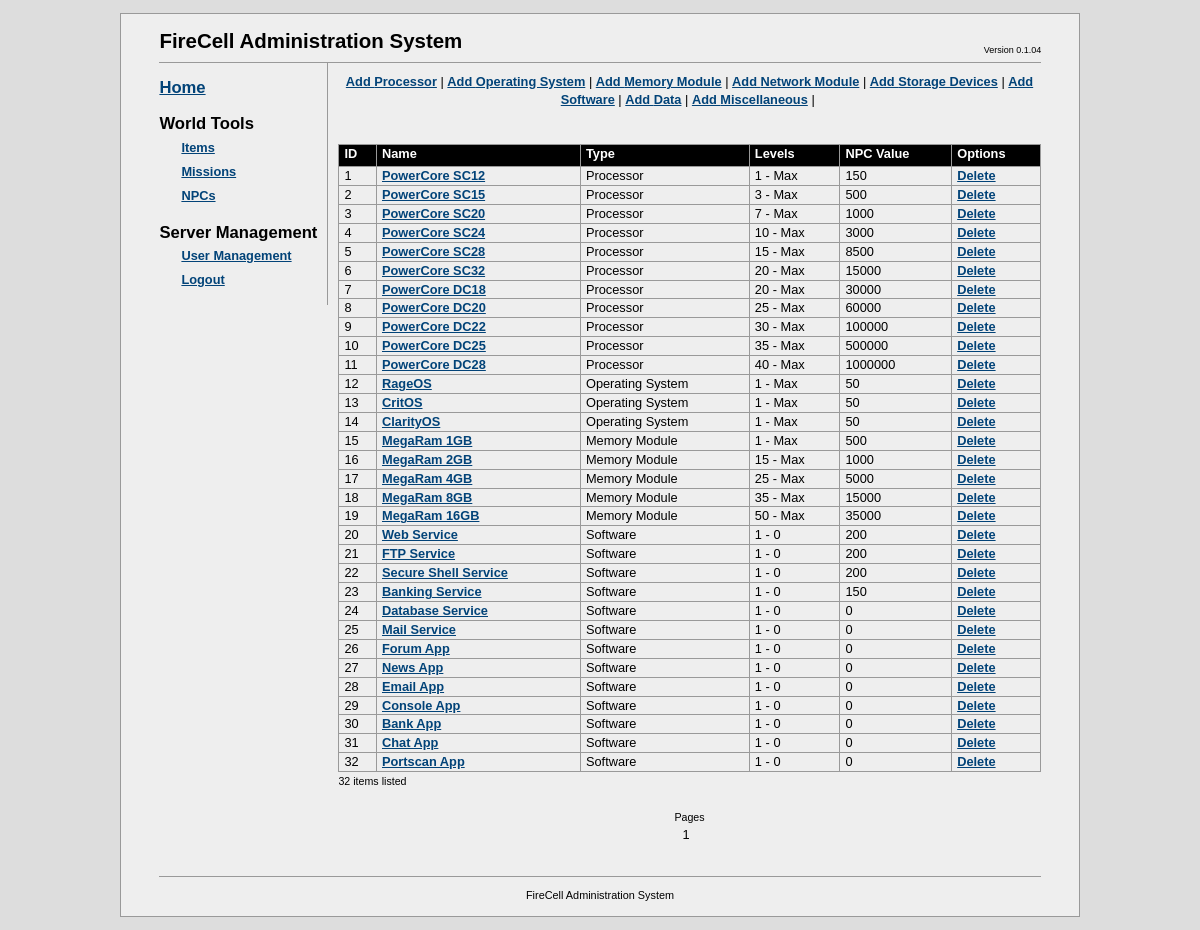
/fcadmin/?a=items (signed in), run on the app's committed database.
### tables this page shows
CREATE TABLE `fc_itemtypes` (
  `itemtype_id` int(10) unsigned NOT NULL AUTO_INCREMENT,
  `itemtype_name` varchar(32) NOT NULL,
  `itemtype_table` varchar(32) NOT NULL COMMENT 'sql table that stores items of this type',
  PRIMARY KEY (`itemtype_id`)
);

CREATE TABLE `fc_items` (
  `item_id` bigint(20) unsigned NOT NULL AUTO_INCREMENT,
  `item_name` char(64) DEFAULT NULL,
  `itemtype_id` int(10) unsigned NOT NULL COMMENT 'type of item (tb_itemtypes)',
  `object_id` bigint(20) unsigned NOT NULL COMMENT 'ID of the object in the table corresponding to the item type',
  `description` text,
  `min_level` int(10) unsigned NOT NULL COMMENT 'minimum level that this item can be created for',
  `max_level` int(10) unsigned DEFAULT NULL COMMENT 'maximum level that this item can be created for',
  `npc_value` bigint(20) unsigned NOT NULL COMMENT 'Items NPC value',
  PRIMARY KEY (`item_id`)
);

### fcadmin/config.php (called while the page is built, shortened)
<?php
$DB_SERVER = "localhost";
$DB_DATABASE = "firecell";
$DB_USER = "root";
$DB_PASSWORD = "root";
?>

### fcadmin/db/mysqldb.php (called while the page is built, shortened)
<?php
class MySQLDB
{
	private $link = NULL;
	public function Connect($server, $dbname, $user, $password)
	{
		$result = false;
		$this->link = mysql_pconnect($server, $user, $password);
		if ( $this->link != NULL )
		{
			$result = true;
		}
		return $result;
	}
	public function Execute($query)
	{
		$result = NULL;
		if ( $this->link != NULL )
		{
			$result = mysql_query($query, $this->link);
		}
		return $result;
	}
}
?>

### fcadmin/apps/itemmanager.php (the view, shortened to what this page needs)
<?php
require_once dirname(__FILE__)."/../config.php";
class ItemsManagerApp implements IFCAdminApp
{
  private $db = NULL;
  private $itemAction = NULL;
  private $itemTypes = NULL;
  private $itemData = NULL;
  private $itemsPerPage = 50;
  private $currentPage = 0;
  private $numPagesAvailable = 0;
  public function __construct($itemsPerPage = 50)
  {
    $this->itemsPerPage = $itemsPerPage;
  }
  public function init($db)
  {
    $this->db = $db;
    $this->itemAction = $_GET["i"];
    $this->LoadItemTypes();
    switch ( $this->itemAction )
    {
      case  NULL:
          $this->itemFilter = $_GET["f"];
          $this->currentPage = $_GET["page"];
          if ( $this->currentPage == NULL )
            $this->currentPage = 0;
          $this->numItems = $this->GetNumItems();
          $this->numPagesAvailable = ceil($this->numItems / $this->itemsPerPage);
          $this->itemData = $this->LoadItems();
        break;
    }
    return true;
  }
  public function render()
  {
    switch ( $this->itemAction )
    {
      case  NULL:
        $startIndex = $this->currentPage * $this->itemsPerPage;
        $this->render_options();
        $this->render_list($startIndex);
        $this->render_pages();
        break;
    }
  }
  private function render_options()
  {
    echo "<center>";
    foreach ($this->itemTypes as $id => $type)
    {
      echo "<a href=\"?a=items&i=-1&t=$id\">Add ".$type->name."</a> |&nbsp;";
    }
    echo "</center><br/><br/>";
  }
  private function render_list($startIndex = 0)
  {
echo <<<LIST
    <table class="tableUsers" cellspacing="0">
      <tr>
        <th>ID</th>
        <th>Name</th>
        <th>Type</th>
        <!--
        <th width="200">Description</th>
        -->
        <th>Levels</th>
        <th>NPC Value</th>
        <th>Options </th>
      </tr>
LIST;
    for ( $i = $startIndex; $i < count($this->itemData); $i++ )
    {
      $item = $this->itemData[$i];
      $type = $this->itemTypes[$item->type_id];
      echo "<tr>";
      echo "<td>".$item->id."</td>";
      echo "<td><a href=\"?a=items&i=".$item->id."&t=".$item->type_id."\">".$item->name."</a></td>";
      echo "<td>".$type->name."</td>";
      echo "<td>".$item->min_level." - ".$item->max_level."</td>";
      echo "<td>".$item->npc_value."</td>";
      echo "<td><a href=\"actions/delitem.php?iid=".$item->id."\">Delete</a>";
      echo "</tr>";
    }
echo <<<LIST
    </table>
LIST;
    echo "<small>".($i-$startIndex)." items listed</small><br/><br/>";
  }
  private function render_pages()
  {
    echo "<center><small>Pages</small><br/>";
    for ( $i = 0; $i < $this->numPagesAvailable; $i++ )
    {
      echo ($i+1);
    }
    echo "</center>";
  }
  private function LoadItemTypes()
  {
    $this->itemTypes = Array();
    $query = "SELECT * FROM fc_itemtypes";
    $result = $this->db->Execute( $query );
    if ( $result != NULL )
    {
      while ( $line = mysql_fetch_array($result, MYSQL_ASSOC) )
      {
        $type = new ItemType();
        $type->id = $line["itemtype_id"];
        $type->name = $line["itemtype_name"];
        $type->dbTable = $line["itemtype_table"];
        $this->itemTypes[ $type->id ] = $type;
      }
    }
    return count($this->itemTypes);
  }
  private function GetNumItems()
  {
    $count = 0;
    $query = "SELECT count(*) as c from fc_items";
    $result = $this->db->Execute( $query );
    if ( $result != NULL )
    {
      if ( $line = mysql_fetch_array($result, MYSQL_ASSOC) )
      {
        $count = $line["c"];
      }
    }
    return $count;
  }
  private function LoadItems()
  {
    $query = "select        items.item_id, items.item_name, types.itemtype_id, items.object_id, ".
             "              items.description, items.min_level, items.max_level, items.npc_value ".
             "from          fc_items items ".
             "inner join    fc_itemtypes types ".
             "on            types.itemtype_id = items.itemtype_id ";
    $itemData = Array();
    $result = $this->db->Execute( $query );
    if ( $result != NULL )
    {
      while ( $line = mysql_fetch_array($result, MYSQL_ASSOC) )
      {
        $item = $this->CreateItemFromRecord($line);
        array_push( $itemData, $item);
      }
    }
    return $itemData;
  }
  private function CreateItemFromRecord($record)
  {
    $item = new Item();
    $item->id = $record["item_id"];
    $item->name = $record["item_name"];
    $item->type_id = $record["itemtype_id"];
    $item->object_id = $record["object_id"];
    $item->description = $record["description"];
    $item->min_level = $record["min_level"];
    $item->max_level = ($record["max_level"] == NULL ? "Max" : $record["max_level"]);
    $item->npc_value = $record["npc_value"];
    return $item;
  }
}
?>

### fcadmin/index.php (shortened to what this page needs)
<?php
  require_once dirname(__FILE__)."/config.php";
  require_once dirname(__FILE__)."/db/mysqldb.php";
  require_once dirname(__FILE__)."/apps/itemmanager.php";
  $db = new MySQLDB();
  $app = NULL;
echo <<<HTML
<!DOCTYPE html PUBLIC "-//W3C//DTD XHTML 1.1//EN"
	"http://www.w3.org/TR/xhtml11/DTD/xhtml11.dtd">
<html lang="en" xml:lang="en">
<head>
	<title>FireCell Administration</title>
	<meta http-equiv="Content-Type" content="txt/html; charset=utf-8" />
	<link rel="stylesheet" type="text/css" href="css/fcadmin.css" />
</head>
<body>
<div id="bodyContainer">
	<div id="head">
    FireCell Administration System
  	<ul class="utility">
  		<li>Version 0.1.04
  	</ul>
	</div>
  <div id="content">
HTML;
  $accountType= $_SESSION["acctype"];
  if ( $accountType < 2 || $accountType == NULL )
  {
echo <<<HTML
      <center>
      <br/>Login required:
      <form name="login" action="actions/login.php" method="post">
        <table id="logintable">
          <tr>
            <td align="right">Username:</td>
            <td><input class="fcedit" name="name" value="" type="text" /></td>
          </tr>
          <tr>
            <td align="right">Password:</td>
            <td><input class="fcedit" name="password" value="" type="password" /></td>
          </tr>
          <tr>
            <td></td>
            <td><input class="fcbutton" name="Login" value="Login" type="submit" /></td>
          </tr>
        </table>
      </form>
      </center>
HTML;
  }
  else
  {
echo <<<HTML
    <div id="sidepanel">
      <h2><a href="index.php">Home</a></h2>
      <h2>World Tools</h2>
      <ul class="tools">
        <li><a href="?a=items">Items</a></li>
        <li><a href="?a=missions">Missions</a></li>
        <li><a href="?a=npc">NPCs</a></li>
      </ul>
    	<h2>Server Management</h2>
      <ul class="tools">
        <li><a href="?a=users">User Management</a></li>
        <li><a href="actions/logout.php">Logout</a></li>
      </ul>
    </div>
    <div id="apppanel">
HTML;
       $appname = $_GET["a"];
       switch ( $appname )
       {
       case "items":
			  $app = new ItemsManagerApp();
        break;
       }
       if ( strlen($appname) > 0 )
       {
         if ( $app instanceof IFCAdminApp )
         {
           if ( $app->init($db) == true )
           {
             $app->render();
           }
           else
           {
             echo "Failed to initialise the requested application!";
           }
         }
         else
         {
           echo "Requested app class does not implement IFCAdminApp interface!";
         }
       }
       else
       {
         echo "No app found for this request!";
       }
    echo "</div> ";
  }
echo <<<HTML
    <div id="foot">
      FireCell Administration System
    </div>
  </div>
</div>
</body>
</html>
HTML;
?>

### fcadmin/css/fcadmin.css (style rules this page uses)
* { margin: 0; padding: 0; }
html { background: #ddd; }
#bodyContainer { margin: 1em 10%; padding: 1em 3em; font: 80%/1.4 tahoma, arial, helvetica, lucida sans, sans-serif; border: 1px solid #999; background: #eee; position: relative; }
#head { padding-bottom: 0em; border-bottom: 1px solid #999; font-size: 1.6em; font-weight: bold; height: 35px; clear: right; }
#content { width:auto; }
#sidepanel { width: auto; padding-right: 10px; padding-bottom: 1em; float: left; border-right: 1px solid #999; }
#apppanel { width: auto; overflow: hidden; padding-top: 10px; padding-left: 10px; padding-bottom: 1em; }
#foot { text-align: center; margin-top: 1.8em; border-top: 1px solid #999; padding-top: 1em; font-size: 0.85em; clear: left; }
.utility { position: absolute; right: 4em; top: 30px; font-weight: normal; font-size: 9px; }
.utility li { display: inline; }
h2 { margin: 0.8em 0 0 0; font-size: 1.3em; font-weight: bold; }
ul { list-style: none; margin: 0; padding: 0; }
#head ul li, dl ul li, #foot li { list-style: none; display: inline; margin: 0; padding: 0 0.2em; }
ul.aliases, ul.projects, ul.tools { list-style: none; line-height: 24px; }
ul.aliases a, ul.projects a, ul.tools a { padding-left: 22px; }
a { color: #024378; font-weight: bold; text-decoration: underline; }
.tableUsers { width: 100%; border-right: solid 1px #999; }
.tableUsers th { background-color: black; color: white; border-bottom: solid 1px #999; border-top: solid 1px #999; border-left: solid 1px #999; padding-bottom: 3px; padding-left: 5px; padding-right: 5px; text-align: left; }
.tableUsers td { padding-left: 5px; padding-right: 5px; text-align: left; border-left: solid 1px #999; border-bottom: solid 1px #999; }

### data on the page
fc_itemtypes: itemtype_name "Processor"
fc_itemtypes: itemtype_name "Operating System"
fc_itemtypes: itemtype_name "Memory Module"
fc_itemtypes: itemtype_name "Network Module"
fc_itemtypes: itemtype_name "Storage Devices"
fc_itemtypes: itemtype_name "Software"
fc_itemtypes: itemtype_name "Data"
fc_itemtypes: itemtype_name "Miscellaneous"
fc_items: item_id "1", item_name "PowerCore SC12", itemtype.itemtype_name "Processor", min_level "1", max_level "Max", npc_value "150"
fc_items: item_id "2", item_name "PowerCore SC15", itemtype.itemtype_name "Processor", min_level "3", max_level "Max", npc_value "500"
fc_items: item_id "3", item_name "PowerCore SC20", itemtype.itemtype_name "Processor", min_level "7", max_level "Max", npc_value "1000"
fc_items: item_id "4", item_name "PowerCore SC24", itemtype.itemtype_name "Processor", min_level "10", max_level "Max", npc_value "3000"
fc_items: item_id "5", item_name "PowerCore SC28", itemtype.itemtype_name "Processor", min_level "15", max_level "Max", npc_value "8500"
fc_items: item_id "6", item_name "PowerCore SC32", itemtype.itemtype_name "Processor", min_level "20", max_level "Max", npc_value "15000"
fc_items: item_id "7", item_name "PowerCore DC18", itemtype.itemtype_name "Processor", min_level "20", max_level "Max", npc_value "30000"
fc_items: item_id "8", item_name "PowerCore DC20", itemtype.itemtype_name "Processor", min_level "25", max_level "Max", npc_value "60000"
fc_items: item_id "9", item_name "PowerCore DC22", itemtype.itemtype_name "Processor", min_level "30", max_level "Max", npc_value "100000"
fc_items: item_id "10", item_name "PowerCore DC25", itemtype.itemtype_name "Processor", min_level "35", max_level "Max", npc_value "500000"
fc_items: item_id "11", item_name "PowerCore DC28", itemtype.itemtype_name "Processor", min_level "40", max_level "Max", npc_value "1000000"
fc_items: item_id "12", item_name "RageOS", itemtype.itemtype_name "Operating System", min_level "1", max_level "Max", npc_value "50"
fc_items: item_id "13", item_name "CritOS", itemtype.itemtype_name "Operating System", min_level "1", max_level "Max", npc_value "50"
fc_items: item_id "14", item_name "ClarityOS", itemtype.itemtype_name "Operating System", min_level "1", max_level "Max", npc_value "50"
fc_items: item_id "15", item_name "MegaRam 1GB", itemtype.itemtype_name "Memory Module", min_level "1", max_level "Max", npc_value "500"
fc_items: item_id "16", item_name "MegaRam 2GB", itemtype.itemtype_name "Memory Module", min_level "15", max_level "Max", npc_value "1000"
fc_items: item_id "17", item_name "MegaRam 4GB", itemtype.itemtype_name "Memory Module", min_level "25", max_level "Max", npc_value "5000"
fc_items: item_id "18", item_name "MegaRam 8GB", itemtype.itemtype_name "Memory Module", min_level "35", max_level "Max", npc_value "15000"
fc_items: item_id "19", item_name "MegaRam 16GB", itemtype.itemtype_name "Memory Module", min_level "50", max_level "Max", npc_value "35000"
fc_items: item_id "20", item_name "Web Service", itemtype.itemtype_name "Software", min_level "1", max_level "0", npc_value "200"
fc_items: item_id "21", item_name "FTP Service", itemtype.itemtype_name "Software", min_level "1", max_level "0", npc_value "200"
fc_items: item_id "22", item_name "Secure Shell Service", itemtype.itemtype_name "Software", min_level "1", max_level "0", npc_value "200"
fc_items: item_id "23", item_name "Banking Service", itemtype.itemtype_name "Software", min_level "1", max_level "0", npc_value "150"
fc_items: item_id "24", item_name "Database Service", itemtype.itemtype_name "Software", min_level "1", max_level "0", npc_value "0"
fc_items: item_id "25", item_name "Mail Service", itemtype.itemtype_name "Software", min_level "1", max_level "0", npc_value "0"
fc_items: item_id "26", item_name "Forum App", itemtype.itemtype_name "Software", min_level "1", max_level "0", npc_value "0"
fc_items: item_id "27", item_name "News App", itemtype.itemtype_name "Software", min_level "1", max_level "0", npc_value "0"
fc_items: item_id "28", item_name "Email App", itemtype.itemtype_name "Software", min_level "1", max_level "0", npc_value "0"
fc_items: item_id "29", item_name "Console App", itemtype.itemtype_name "Software", min_level "1", max_level "0", npc_value "0"
fc_items: item_id "30", item_name "Bank App", itemtype.itemtype_name "Software", min_level "1", max_level "0", npc_value "0"
fc_items: item_id "31", item_name "Chat App", itemtype.itemtype_name "Software", min_level "1", max_level "0", npc_value "0"
fc_items: item_id "32", item_name "Portscan App", itemtype.itemtype_name "Software", min_level "1", max_level "0", npc_value "0"

### other printed values
$i-$startIndex "32"
